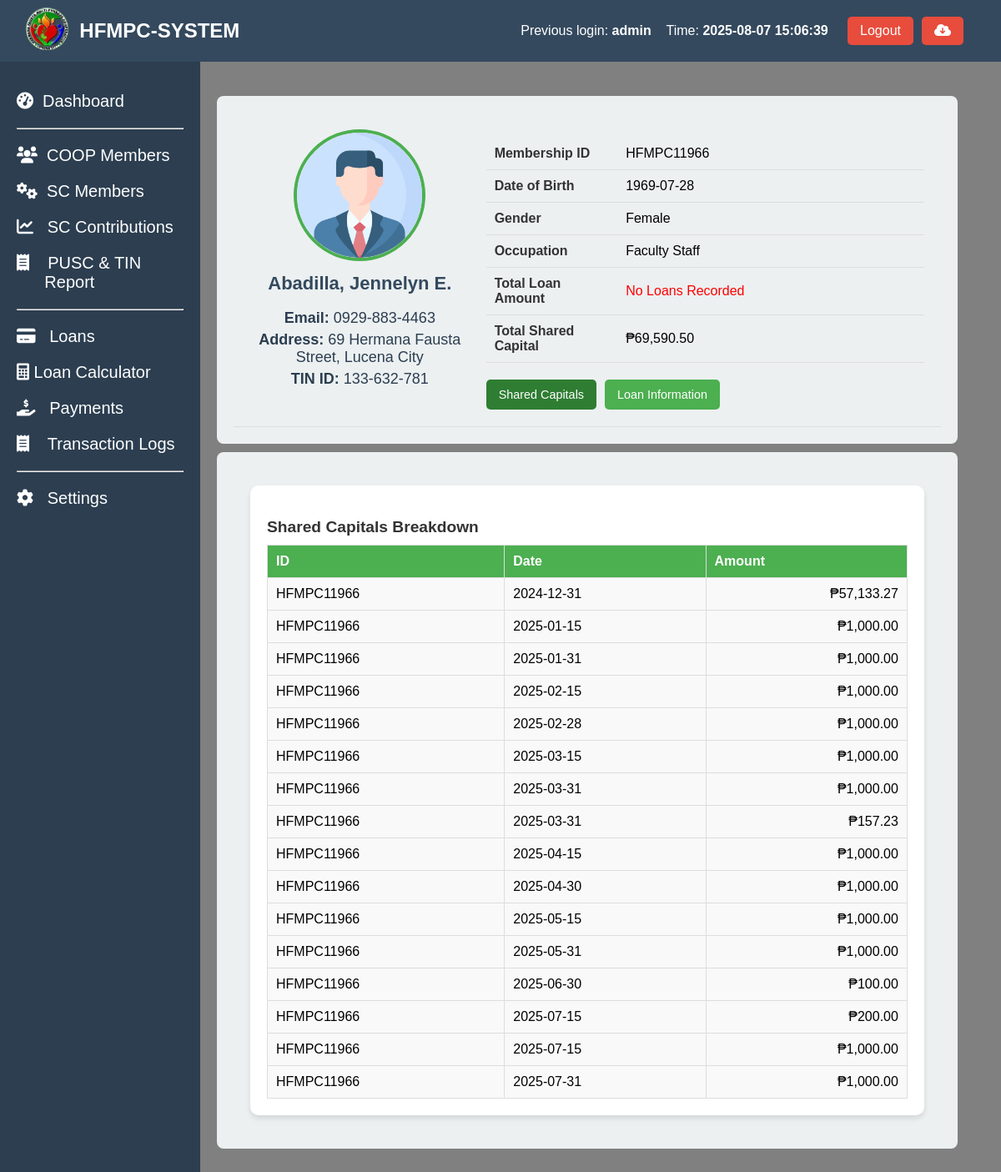
The page /coop_members_profile.php?id=HFMPC11966 (signed in) on the database its author committed.
### tables this page shows
CREATE TABLE `coop_members` (
  `coop_id` int(50) NOT NULL AUTO_INCREMENT,
  `membership_id` varchar(50) NOT NULL,
  `name_of_member` varchar(255) NOT NULL,
  `contact_number` varchar(20) NOT NULL,
  `tin` varchar(15) NOT NULL,
  `date_accepted` date NOT NULL,
  `bod_resolution` varchar(50) NOT NULL,
  `type_of_membership` varchar(50) NOT NULL,
  `shares_subscribed` decimal(10,2) NOT NULL,
  `amount_subscribed` decimal(10,2) NOT NULL,
  `initial_paid_up` decimal(10,2) NOT NULL,
  `address` text NOT NULL,
  `date_of_birth` date NOT NULL,
  `age` int(11) NOT NULL,
  `gender` varchar(20) DEFAULT NULL,
  `civil_status` varchar(50) DEFAULT NULL,
  `occupation` varchar(100) NOT NULL,
  `number_of_dependents` int(11) NOT NULL,
  `religious` varchar(100) NOT NULL,
  `annual_income` decimal(10,2) NOT NULL,
  `date_terminated` date DEFAULT NULL,
  `educational_attainment` varchar(50) DEFAULT NULL,
  `status` int(5) NOT NULL,
  `remarks` varchar(10) NOT NULL,
  `created_at` timestamp NOT NULL DEFAULT current_timestamp(),
  PRIMARY KEY (`coop_id`)
);

CREATE TABLE `shared_capital_amount` (
  `id` int(11) NOT NULL AUTO_INCREMENT,
  `Membership_ID` varchar(11) NOT NULL,
  `Name` varchar(100) NOT NULL,
  `Amount` decimal(10,2) DEFAULT NULL,
  `particulars` varchar(20) NOT NULL,
  `Date_Paid` date NOT NULL,
  `remarks` varchar(10) NOT NULL,
  PRIMARY KEY (`id`)
);

### coop_members_profile.php (the view, shortened to what this page needs)
<?php include 'header.php' ?>
<?php include 'sidebar.php' ?>
<link rel="stylesheet" href="assets/profile.css">
<?php
if (isset($_GET['id'])) {
    $membership_id = $_GET['id'];
    $sql = "SELECT * FROM coop_members WHERE membership_id = ?";
    $stmt = $conn->prepare($sql);
    $stmt->bind_param("s", $membership_id);
    $stmt->execute();
    $result = $stmt->get_result();
    if ($result->num_rows > 0) {
        $member = $result->fetch_assoc();
    } else {
        echo "No member found with ID: " . htmlspecialchars($membership_id);
        exit();
    }
    $shared_capitals_sql = "SELECT SUM(Amount) AS TotalSharedCapital FROM shared_capital_amount WHERE Membership_ID = ? AND (remarks IS NULL OR remarks != 'Deleted')";
    $stmt = $conn->prepare($shared_capitals_sql);
    $stmt->bind_param("s", $membership_id);
    $stmt->execute();
    $shared_capitals_result = $stmt->get_result();
    $shared_capitals = $shared_capitals_result->fetch_assoc();
    $total_shared_capital = $shared_capitals['TotalSharedCapital'];
    $shared_capitals_sql = "SELECT Date_Paid, Amount, Membership_ID FROM shared_capital_amount WHERE Membership_ID = ?  AND (remarks IS NULL OR remarks != 'Deleted') ";
    $stmt = $conn->prepare($shared_capitals_sql);
    $stmt->bind_param("s", $membership_id);
    $stmt->execute();
    $shared_capitals_result = $stmt->get_result();
    $shared_capitals = $shared_capitals_result->fetch_all(MYSQLI_ASSOC);
    $total_loans_sql = "SELECT SUM(balance_amount) AS TotalLoanAmount FROM coop_member_loans WHERE membership_id = ?";
    $stmt = $conn->prepare($total_loans_sql);
    $stmt->bind_param("s", $membership_id);
    $stmt->execute();
    $total_loans_result = $stmt->get_result();
    $total_loans = $total_loans_result->fetch_assoc();
    $total_loan_amount = $total_loans['TotalLoanAmount'];
} else {
    echo "No membership ID provided.";
    exit();
}
?>
<main class="content-member">
  <section class="stats-member">
    <div class="card-member">
      <div class="card-header-member">
      <div class="profile-card">
                <div class="profile-left">
                    <img src="profile.png" alt="Profile picture">
                    <div class="pinfo">
                        <h2><?php echo htmlspecialchars($member['name_of_member']); ?></h2>
                        <p><strong>Email:</strong> <?php echo htmlspecialchars($member['contact_number']); ?></p>
                        <p><strong>Address:</strong> <?php echo htmlspecialchars($member['address']); ?></p>
                        <p><strong>TIN ID:</strong> <?php echo htmlspecialchars($member['tin']); ?></p>
                    </div>
                </div>
                <div class="profile-right">
                    <table>
                        <tr>
                            <td>Membership ID</td>
                            <td><?php echo htmlspecialchars($member['membership_id']); ?></td>
                        </tr>
                        <tr>
                            <td>Date of Birth</td>
                            <td><?php echo htmlspecialchars($member['date_of_birth']); ?></td>
                        </tr>
                        <tr>
                            <td>Gender</td>
                            <td><?php echo htmlspecialchars($member['gender']); ?></td>
                        </tr>
                        <tr>
                            <td>Occupation</td>
                            <td><?php echo htmlspecialchars($member['occupation']); ?></td>
                        </tr>
                        <tr>
                            <td>Total Loan Amount</td>
                            <td><?php echo $total_loan_amount ? "₱" . number_format($total_loan_amount, 2) : '<span style="color:red;">No Loans Recorded</span>'; ?></td>
                        </tr>
                        <tr>
                            <td>Total Shared Capital</td>
                            <td><?php echo $total_shared_capital ? "₱" . number_format($total_shared_capital, 2) : '<span style="color:red;">No Updated Contribution</span>'; ?></td>
                        </tr>
                    </table>
                    <div class="button-container">
                        <button class="button active" id="shared-capitals-btn">Shared Capitals</button>
                        <button class="button" id="loan-information-btn">Loan Information</button>
                    </div>
                </div>
            </div>
      </div>
    </div>
    <div class="card-member">
      <div class="card-header-member">
            <div class="second-content">
                <div id="shared-capitals-section" class="section active">
                    <h3>Shared Capitals Breakdown</h3>
                    <table>
                        <thead>
                            <tr>
                                <th>ID</th>
                                <th>Date</th>
                                <th>Amount</th>
                            </tr>
                        </thead>
                        <tbody>
                        <?php if (!empty($shared_capitals)): ?>
                            <?php foreach ($shared_capitals as $capital): ?>
                                <tr>
                                    <td><?php echo htmlspecialchars($capital['Membership_ID']); ?></td>
                                    <td><?php echo htmlspecialchars($capital['Date_Paid']); ?></td>
                                    <td style="text-align: right;"><?php echo "₱" . number_format($capital['Amount'], 2); ?></td>
                                </tr>
                            <?php endforeach; ?>
                            <?php else: ?>
                                <tr>
                                    <td colspan="3" style="text-align: center; color: red;">No Shared Capitals Contribution Recorded</td>
                                </tr>
                            <?php endif; ?>
                        </tbody>
                    </table>
                </div>
            </div>
      </div>
    </div>
  </section>
</main>

### header.php (shortened to what this page needs)
<?php
include 'config/config.php';
$previous_user = null;
$sql_prev = "SELECT id, username, login_time FROM login_activity ORDER BY login_time DESC LIMIT 1 OFFSET 1";
$result_prev = $conn->query($sql_prev);
if ($result_prev->num_rows > 0) {
    $previous_user = $result_prev->fetch_assoc();
}
?>
<!DOCTYPE html>
<html lang="en">
<head>
  <link rel="stylesheet" href="https://cdnjs.cloudflare.com/ajax/libs/font-awesome/6.0.0-beta3/css/all.min.css">
  <link rel="stylesheet" href="assets/styles.css">
</head>
<body>
<header class="header">
  <div class="header-content">
    <div class="dashboard-left">
      <a href="index.php"><img src="logo.png" alt="Logo" class="dashboard-logo" width="20%"></a>
      <h1> HFMPC-SYSTEM</h1>
    </div>
    <div class="admin-info">
      <?php if ($previous_user): ?>
        <div class="previous-login-info" style="text-align: right; display: flex; justify-content: space-between;">
          <p>Previous login: <strong><?php echo htmlspecialchars($previous_user['username']); ?></strong></p> &nbsp&nbsp&nbsp&nbsp
          <p>Time: <strong><?php echo htmlspecialchars($previous_user['login_time']); ?></strong></p>&nbsp&nbsp&nbsp
        </div>
      <?php else: ?>
        <p class="previous-login-info">No previous login records found.</p>
      <?php endif; ?>
      <button class="logout-btn" onclick="confirmLogout();">Logout</button>
      <form method="post" action="backup.php" onsubmit="return confirmBackup();">
          <button class="logout-btn" type="submit" name="backup"><i class="fas fa-cloud-download-alt"></i></button>
      </form>
    </div>
  </div>
</header>
</body>
</html>

### sidebar.php (shortened to what this page needs)
<?php
$current_page = basename($_SERVER['PHP_SELF']);
function is_active($page) {
    global $current_page;
    return $current_page == $page ? 'active' : '';
}
?>
<aside class="sidebar">
  <ul>
    <li class="<?= is_active('index.php') ?>"><a href="index.php"><i class="fas fa-tachometer-alt"></i>&nbsp Dashboard</a></li>
    <hr>
    <li class="<?= is_active('coop_members.php') ?>"><a href="coop_members.php"><i class="fas fa-users"></i>&nbsp COOP Members</a></li>
    <li class="<?= is_active('coop_members_shared_capitals.php') ?>"><a href="coop_members_shared_capitals.php"><i class="fas fa-cogs"></i>&nbsp SC Members</a></li>
    <li class="<?= is_active('coop_members_shared_capitals_contribution.php') ?>"><a href="coop_members_shared_capitals_contribution.php"><i class="fas fa-chart-line"></i>&nbsp&nbsp SC Contributions</a></li>
    <li class="<?= is_active('coop_members_pusc_tin.php') ?>"><a href="coop_members_pusc_tin.php"><i class="fas fa-receipt"></i>&nbsp&nbsp&nbsp PUSC & TIN &nbsp&nbsp&nbsp&nbsp&nbsp&nbspReport</a></li>
    <hr>
    <li class="<?= is_active('coop_members_loan.php') ?>"><a href="coop_members_loan.php"><i class="fas fa-credit-card"></i>&nbsp&nbsp Loans</a></li>
    <li class="<?= is_active('loan_amortization.php') ?>"><a href="loan_amortization.php"><i class="fas fa-calculator"></i> Loan Calculator</a></li>
    <li class="<?= is_active('coop_members_payments.php') ?>"><a href="coop_members_payments.php"><i class="fas fa-hand-holding-usd"></i>&nbsp&nbsp Payments</a></li>
    <li class="<?= is_active('coop_members_transaction_logs.php') ?>"><a href="coop_members_transaction_logs.php"><i class="fas fa-receipt"></i>&nbsp&nbsp&nbsp Transaction Logs</a></li>
    <hr>
    <li class="<?= is_active('#') ?>"><a href="#"><i class="fas fa-cog"></i>&nbsp&nbsp Settings</a></li>
  </ul>
</aside>

### assets/styles.css (style rules this page uses)
body { font-family: Arial, sans-serif; margin: 0; height: 100vh; display: flex; flex-direction: column; }
header { background-color: #34495e; color: white; padding: 5px; width: 100%; display: flex; justify-content: space-between; align-items: center; position: fixed; z-index: 10; }
header h1 { font-size: 24px; }
.header-content { display: flex; justify-content: space-between; width: 100%; padding-right: 50px; padding-left: 20px; }
.admin-info { display: flex; align-items: center; gap: 10px; }
.logout-btn { background-color: #e74c3c; color: white; border: none; padding: 8px 15px; cursor: pointer; font-size: 16px; border-radius: 5px; }
.logout-btn { background-color: #e74c3c; color: white; border: none; padding: 8px 15px; cursor: pointer; }
.sidebar { margin-top: 10px; width: 200px; background-color: #2c3e50; color: white; padding: 20px; height: 100%; position: fixed; top: 60px; z-index: 5; }
.sidebar ul { list-style: none; padding: 0; }
.sidebar ul li { margin: 20px 0; }
.sidebar ul li a { color: white; text-decoration: none; font-size: 20px; display: block; transition: 0.5s; }
.dashboard-left { display: flex; align-items: center; gap: 10px; }
.dashboard-logo { height: 60px; width: auto; object-fit: contain; }

### assets/profile.css (style rules this page uses)
.profile-card { display: flex; gap: 20px; padding: 20px; border-bottom: 1px solid #ddd; }
.profile-left { text-align: center; flex: 1; }
.profile-left img { width: 150px; height: 150px; border-radius: 50%; object-fit: cover; border: 4px solid #4CAF50; }
.pinfo h2 { margin-top: 10px; font-size: 1.5rem; color: #333; }
.pinfo p { margin: 5px 0; font-size: 0.9rem; color: #666; }
.profile-right { flex: 2; }
.profile-right table { width: 100%; margin-top: 10px; border-collapse: collapse; }
.profile-right table td { padding: 10px; border-bottom: 1px solid #ddd; }
.profile-right table td:first-child { font-weight: bold; color: #333; width: 30%; }
.button-container { margin-top: 20px; display: flex; gap: 10px; }
.button { padding: 10px 15px; font-size: 0.9rem; border: none; border-radius: 5px; background-color: #4CAF50; color: white; cursor: pointer; transition: background 0.3s; }
.button.active { background-color: #2e7d32; }
.second-content { padding: 20px; }
.section { display: none; background: #fff; padding: 20px; border-radius: 10px; box-shadow: 0 4px 6px rgba(0, 0, 0, 0.1); }
.section h3 { margin-bottom: 10px; font-size: 1.2rem; color: #333; }
.section table { width: 100%; border-collapse: collapse; margin-top: 10px; }
.section table th, .section table td { padding: 10px; border: 1px solid #ddd; text-align: left; }
.section table th { background-color: #4CAF50; color: white; }
.section table td { background-color: #f9f9f9; }
.section.active { display: block; }
.content-member { background-color: gray; margin-left: 150px; padding: 100px; margin-top: 5px; flex-grow: 1; height: 100vh; overflow-y: auto; position: relative; display: block; flex-direction: column; }
.stats-member { margin-top: 10px; width: 105%; }
.card-member { background-color: #ecf0f1; border-radius: 8px; padding: 20px; width: 95%; margin-left: 10px; position:relative; display: block; flex-direction: column; margin-top: 10px; }
.card-member h2 { font-size: 22px; color: #34495e; }
.card-member p { font-size: 18px; color: #2c3e50; }

### rows shown on the page
coop_members: name_of_member "Abadilla, Jennelyn E.", contact_number "0929-883-4463", address "69 Hermana Fausta Street, Lucena City", tin "133-632-781", membership "HFMPC11966", date_of_birth "1969-07-28", gender "Female", occupation "Faculty Staff"
shared_capital_amount: Membership_ID "HFMPC11966", Date_Paid "2024-12-31", Amount "57,133.27"
shared_capital_amount: Membership_ID "HFMPC11966", Date_Paid "2025-01-15", Amount "1,000.00"
shared_capital_amount: Membership_ID "HFMPC11966", Date_Paid "2025-01-31", Amount "1,000.00"
shared_capital_amount: Membership_ID "HFMPC11966", Date_Paid "2025-02-15", Amount "1,000.00"
shared_capital_amount: Membership_ID "HFMPC11966", Date_Paid "2025-02-28", Amount "1,000.00"
shared_capital_amount: Membership_ID "HFMPC11966", Date_Paid "2025-03-15", Amount "1,000.00"
shared_capital_amount: Membership_ID "HFMPC11966", Date_Paid "2025-03-31", Amount "1,000.00"
shared_capital_amount: Membership_ID "HFMPC11966", Date_Paid "2025-03-31", Amount "157.23"
shared_capital_amount: Membership_ID "HFMPC11966", Date_Paid "2025-04-15", Amount "1,000.00"
shared_capital_amount: Membership_ID "HFMPC11966", Date_Paid "2025-04-30", Amount "1,000.00"
shared_capital_amount: Membership_ID "HFMPC11966", Date_Paid "2025-05-15", Amount "1,000.00"
shared_capital_amount: Membership_ID "HFMPC11966", Date_Paid "2025-05-31", Amount "1,000.00"
shared_capital_amount: Membership_ID "HFMPC11966", Date_Paid "2025-06-30", Amount "100.00"
shared_capital_amount: Membership_ID "HFMPC11966", Date_Paid "2025-07-15", Amount "200.00"
shared_capital_amount: Membership_ID "HFMPC11966", Date_Paid "2025-07-15", Amount "1,000.00"
shared_capital_amount: Membership_ID "HFMPC11966", Date_Paid "2025-07-31", Amount "1,000.00"

### other values the page prints
$previous_user['username'] "admin"
$previous_user['login_time'] "2025-08-07 15:06:39"
$total_shared_capital "69,590.50"
